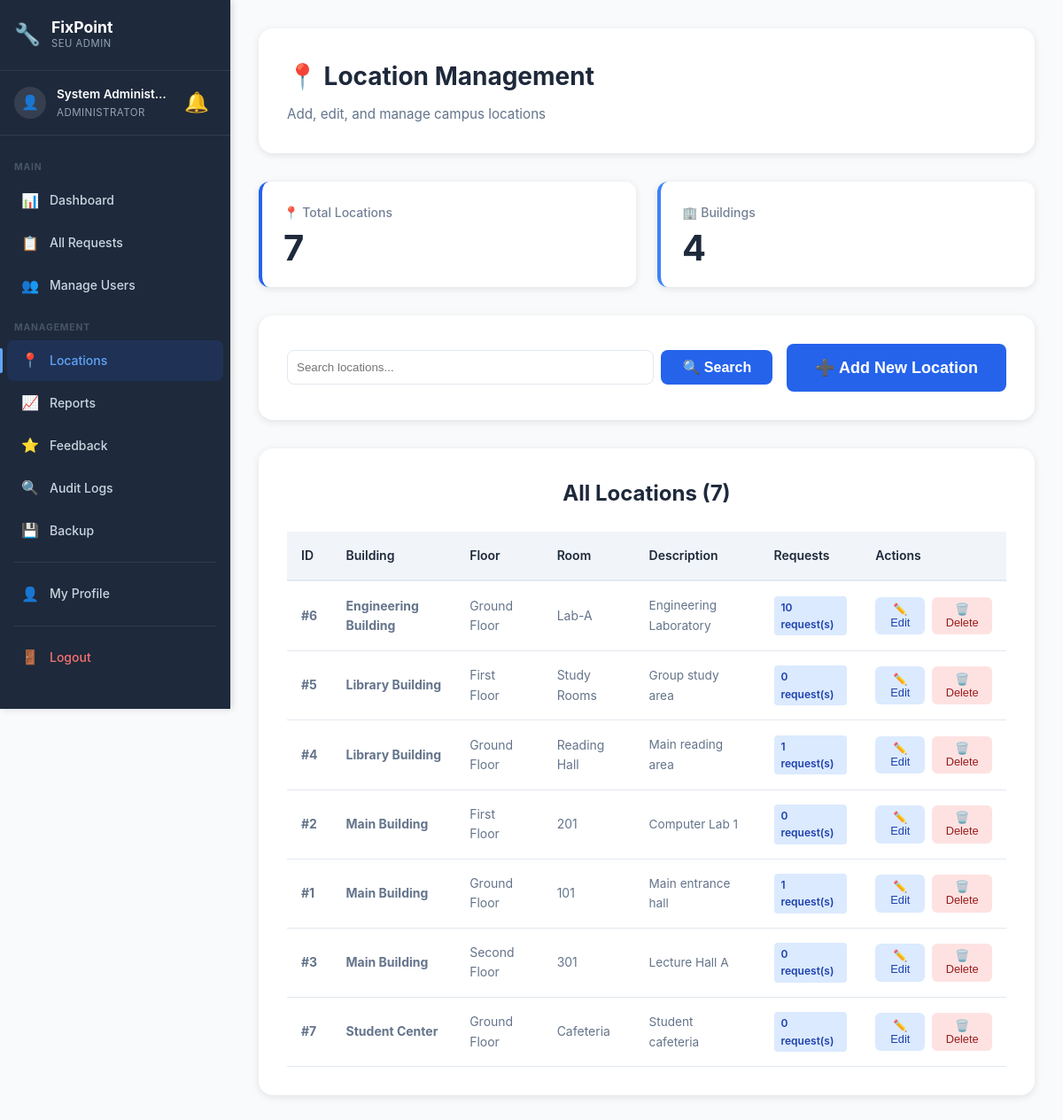
Page /admin/locations.php (signed in) on the committed database.
### tables this page shows
CREATE TABLE `location` (
  `LocationID` int(11) NOT NULL,
  `BuildingName` varchar(100) NOT NULL,
  `FloorNumber` varchar(20) DEFAULT NULL,
  `RoomNumber` varchar(50) DEFAULT NULL,
  `Description` text DEFAULT NULL
);

### config/helpers.php (called while the page is built, shortened)
<?php
function e($string) {
    return htmlspecialchars($string, ENT_QUOTES, 'UTF-8');
}
?>

### admin/locations.php (the view, shortened to what this page needs)
<?php
require_once __DIR__ . '/../config/database.php';
require_once __DIR__ . '/../config/helpers.php';
$search = isset($_GET['search']) ? trim($_GET['search']) : '';
$sql = "SELECT
            l.LocationID,
            l.BuildingName,
            l.FloorNumber,
            l.RoomNumber,
            l.Description,
            COUNT(mr.RequestID) as RequestCount,
            SUM(CASE WHEN mr.StatusID NOT IN (
                SELECT StatusID FROM status WHERE StatusName IN ('Completed', 'Cancelled')
            ) THEN 1 ELSE 0 END) as ActiveCount
        FROM location l
        LEFT JOIN maintenancerequest mr ON l.LocationID = mr.LocationID
        WHERE 1=1";
$sql .= " GROUP BY l.LocationID ORDER BY l.BuildingName, l.FloorNumber, l.RoomNumber";
$locations = $conn->query($sql)->fetch_all(MYSQLI_ASSOC);
$buildings_sql = "SELECT DISTINCT BuildingName FROM location ORDER BY BuildingName";
$buildings = $conn->query($buildings_sql)->fetch_all(MYSQLI_ASSOC);
$total_locations = count($locations);
$total_buildings = count($buildings);
$current_page = 'locations';
?>
<!DOCTYPE html>
<html lang="en">
<head>
    <link rel="stylesheet" href="../assets/css/style.css">
    <link rel="stylesheet" href="../assets/css/dashboard.css">
    <link rel="stylesheet" href="../assets/css/sidebar.css">
</head>
<body class="has-sidebar">
    <aside class="sidebar" id="sidebar">
        <div class="sidebar-header">
            <div class="sidebar-logo">
                <span class="sidebar-logo-icon">🔧</span>
                <div>
                    <span class="sidebar-logo-text">FixPoint</span>
                    <span class="sidebar-logo-sub">SEU Admin</span>
                </div>
            </div>
        </div>
        <div class="sidebar-user">
            <div class="sidebar-avatar">👤</div>
            <div class="sidebar-user-info">
                <span class="sidebar-user-name"><?php echo e($_SESSION['name']); ?></span>
                <span class="sidebar-user-role">Administrator</span>
            </div>
            <?php include __DIR__ . '/../includes/notification-bell.php'; ?>
        </div>
        <nav class="sidebar-nav">
            <div class="sidebar-section-label">Main</div>
            <a href="dashboard.php" class="sidebar-link <?php echo $current_page === 'dashboard' ? 'active' : ''; ?>">
                <span class="sidebar-icon">📊</span><span>Dashboard</span>
            </a>
            <a href="all-requests.php" class="sidebar-link <?php echo $current_page === 'all-requests' ? 'active' : ''; ?>">
                <span class="sidebar-icon">📋</span><span>All Requests</span>
            </a>
            <a href="users.php" class="sidebar-link <?php echo $current_page === 'users' ? 'active' : ''; ?>">
                <span class="sidebar-icon">👥</span><span>Manage Users</span>
            </a>
            <div class="sidebar-section-label">Management</div>
            <a href="locations.php" class="sidebar-link <?php echo $current_page === 'locations' ? 'active' : ''; ?>">
                <span class="sidebar-icon">📍</span><span>Locations</span>
            </a>
            <a href="reports.php" class="sidebar-link <?php echo $current_page === 'reports' ? 'active' : ''; ?>">
                <span class="sidebar-icon">📈</span><span>Reports</span>
            </a>
            <a href="all-feedback.php" class="sidebar-link <?php echo $current_page === 'all-feedback' ? 'active' : ''; ?>">
                <span class="sidebar-icon">⭐</span><span>Feedback</span>
            </a>
            <a href="audit-logs.php" class="sidebar-link <?php echo $current_page === 'audit-logs' ? 'active' : ''; ?>">
                <span class="sidebar-icon">🔍</span><span>Audit Logs</span>
            </a>
            <a href="backup.php" class="sidebar-link <?php echo $current_page === 'backup' ? 'active' : ''; ?>">
                <span class="sidebar-icon">💾</span><span>Backup</span>
            </a>
            <div class="sidebar-divider"></div>
<a href="profile.php" class="sidebar-link <?php echo $current_page === 'profile' ? 'active' : ''; ?>">
    <span class="sidebar-icon">👤</span><span>My Profile</span>
</a>
            <div class="sidebar-divider"></div>
            <a href="../auth/logout.php" class="sidebar-link sidebar-logout">
                <span class="sidebar-icon">🚪</span><span>Logout</span>
            </a>
        </nav>
    </aside>
    <div class="main-content">
            <div class="topbar-notif"><?php include __DIR__ . '/../includes/notification-bell.php'; ?></div>
    <div class="dashboard">
        <div class="dashboard-container">
            <div class="dashboard-header">
                <h1 class="welcome-text">📍 Location Management</h1>
                <p class="user-info">Add, edit, and manage campus locations</p>
            </div>
            <div class="stats-grid">
                <div class="stat-card">
                    <div class="stat-label">📍 Total Locations</div>
                    <div class="stat-value"><?php echo $total_locations; ?></div>
                </div>
                <div class="stat-card info">
                    <div class="stat-label">🏢 Buildings</div>
                    <div class="stat-value"><?php echo $total_buildings; ?></div>
                </div>
            </div>
            <div class="requests-section" style="margin-bottom: 2rem;">
                <div style="display: flex; justify-content: space-between; align-items: center; flex-wrap: wrap; gap: 1rem;">
                    <form method="GET" action="" style="display: flex; gap: 0.5rem; flex: 1; min-width: 250px;">
                        <input type="text" name="search" class="form-input" placeholder="Search locations..."
                               value="<?php echo e($search); ?>" style="flex: 1; padding: 0.625rem; border: 1px solid #e2e8f0; border-radius: 0.5rem;">
                        <button type="submit" class="btn btn-primary">🔍 Search</button>
                    </form>
                    <button class="btn btn-primary btn-large" onclick="openAddModal()">➕ Add New Location</button>
                </div>
            </div>
            <div class="requests-section">
                <h2 class="section-title">All Locations (<?php echo count($locations); ?>)</h2>
                <?php if (count($locations) > 0): ?>
                    <div style="overflow-x: auto;">
                        <table class="requests-table">
                            <thead>
                                <tr>
                                    <th>ID</th>
                                    <th>Building</th>
                                    <th>Floor</th>
                                    <th>Room</th>
                                    <th>Description</th>
                                    <th>Requests</th>
                                    <th>Actions</th>
                                </tr>
                            </thead>
                            <tbody>
                                <?php foreach ($locations as $loc): ?>
                                    <tr>
                                        <td><strong>#<?php echo $loc['LocationID']; ?></strong></td>
                                        <td><strong><?php echo e($loc['BuildingName']); ?></strong></td>
                                        <td><?php echo e($loc['FloorNumber']); ?></td>
                                        <td><?php echo e($loc['RoomNumber']); ?></td>
                                        <td>
                                            <?php if ($loc['Description']): ?>
                                                <span style="color: #64748b; font-size: 0.85rem;"><?php echo e($loc['Description']); ?></span>
                                            <?php else: ?>
                                                <span style="color: #94a3b8;">—</span>
                                            <?php endif; ?>
                                        </td>
                                        <td>
                                            <span class="loc-badge"><?php echo $loc['RequestCount']; ?> request(s)</span>
                                        </td>
                                        <td>
                                            <div style="display: flex; gap: 0.5rem;">
                                                <button class="action-btn btn-edit" onclick="openEditModal(<?php echo htmlspecialchars(json_encode($loc)); ?>)">
                                                    ✏️ Edit
                                                </button>
                                                <?php if ($loc['ActiveCount'] == 0): ?>
                                                    <button class="action-btn btn-delete" onclick="confirmDelete(<?php echo $loc['LocationID']; ?>, '<?php echo e($loc['BuildingName'] . ' - ' . $loc['RoomNumber']); ?>')">
                                                        🗑️ Delete
                                                    </button>
                                                <?php else: ?>
                                                    <button class="action-btn" style="background: #f1f5f9; color: #94a3b8; cursor: not-allowed;" disabled title="Has active requests">
                                                        🔒 In Use
                                                    </button>
                                                <?php endif; ?>
                                            </div>
                                        </td>
                                    </tr>
                                <?php endforeach; ?>
                            </tbody>
                        </table>
                    </div>
                <?php endif; ?>
            </div>
        </div>
    </div>
    </div>
</body>
</html>

### assets/css/style.css (style rules this page uses)
* { margin: 0; padding: 0; box-sizing: border-box; }
:root { --primary-color: #2563eb; --primary-dark: #1e40af; --secondary-color: #64748b; --success-color: #10b981; --danger-color: #ef4444; --warning-color: #f59e0b; --dark: #1e293b; --gray: #64748b; --light-gray: #f1f5f9; --white: #ffffff; --shadow: 0 4px 6px rgba(0, 0, 0, 0.1); --shadow-lg: 0 10px 25px rgba(0, 0, 0, 0.15); }
body { font-family: -apple-system, BlinkMacSystemFont, 'Segoe UI', Roboto, 'Helvetica Neue', Arial, sans-serif; line-height: 1.6; color: var(--dark); background-color: var(--white); }
.btn { display: inline-block; padding: 0.625rem 1.5rem; border-radius: 0.5rem; text-decoration: none; font-weight: 600; transition: all 0.3s; cursor: pointer; border: none; font-size: 1rem; }
.btn-primary { background: var(--primary-color); color: var(--white); }
.btn-large { padding: 1rem 2rem; font-size: 1.125rem; }
.stat-label { font-size: 0.875rem; opacity: 0.9; }
.section-title { font-size: 2.5rem; font-weight: 700; text-align: center; margin-bottom: 1rem; color: var(--dark); }

### assets/css/dashboard.css (style rules this page uses)
.dashboard { min-height: 100vh; background: #f8fafc; }
.dashboard-container { max-width: 1400px; margin: 0 auto; padding: 2rem; }
.dashboard-header { background: white; padding: 2rem; border-radius: 1rem; box-shadow: 0 2px 8px rgba(0,0,0,0.1); margin-bottom: 2rem; }
.welcome-text { font-size: 1.75rem; font-weight: 700; color: #1e293b; margin-bottom: 0.5rem; }
.user-info { color: #64748b; font-size: 0.95rem; }
.stats-grid { display: grid; grid-template-columns: repeat(auto-fit, minmax(250px, 1fr)); gap: 1.5rem; margin-bottom: 2rem; }
.stat-card { background: white; padding: 1.5rem; border-radius: 0.75rem; box-shadow: 0 2px 8px rgba(0,0,0,0.1); border-left: 4px solid #2563eb; transition: transform 0.2s; }
.stat-card.info { border-left-color: #3b82f6; }
.stat-label { font-size: 0.875rem; color: #64748b; margin-bottom: 0.5rem; font-weight: 500; }
.stat-value { font-size: 2.5rem; font-weight: 700; color: #1e293b; line-height: 1; }
.requests-section { background: white; padding: 2rem; border-radius: 1rem; box-shadow: 0 2px 8px rgba(0,0,0,0.1); }
.section-title { font-size: 1.5rem; font-weight: 700; color: #1e293b; margin-bottom: 1.5rem; }
.requests-table { width: 100%; border-collapse: collapse; overflow-x: auto; }
.requests-table th { background: #f1f5f9; padding: 1rem; text-align: left; font-weight: 600; color: #1e293b; border-bottom: 2px solid #e2e8f0; font-size: 0.875rem; white-space: nowrap; }
.requests-table td { padding: 1rem; border-bottom: 1px solid #e2e8f0; color: #64748b; font-size: 0.875rem; }

### admin/locations.php (style rules this page uses)
.loc-badge { display: inline-block; background: #dbeafe; color: #1e40af; padding: 0.2rem 0.5rem; border-radius: 0.25rem; font-size: 0.75rem; font-weight: 600; }
.action-btn { padding: 0.4rem 0.75rem; border-radius: 0.375rem; font-size: 0.8rem; font-weight: 500; border: none; cursor: pointer; transition: all 0.2s; text-decoration: none; }
.btn-edit { background: #dbeafe; color: #1e40af; }
.btn-delete { background: #fee2e2; color: #991b1b; }

### rows in the picture
location: LocationID "6", BuildingName "Engineering Building", FloorNumber "Ground Floor", RoomNumber "Lab-A", Description "Engineering Laboratory", RequestCount "10"
location: LocationID "5", BuildingName "Library Building", FloorNumber "First Floor", RoomNumber "Study Rooms", Description "Group study area", RequestCount "0"
location: LocationID "4", BuildingName "Library Building", FloorNumber "Ground Floor", RoomNumber "Reading Hall", Description "Main reading area", RequestCount "1"
location: LocationID "2", BuildingName "Main Building", FloorNumber "First Floor", RoomNumber "201", Description "Computer Lab 1", RequestCount "0"
location: LocationID "1", BuildingName "Main Building", FloorNumber "Ground Floor", RoomNumber "101", Description "Main entrance hall", RequestCount "1"
location: LocationID "3", BuildingName "Main Building", FloorNumber "Second Floor", RoomNumber "301", Description "Lecture Hall A", RequestCount "0"
location: LocationID "7", BuildingName "Student Center", FloorNumber "Ground Floor", RoomNumber "Cafeteria", Description "Student cafeteria", RequestCount "0"

### other values in the picture
$_SESSION['name'] "System Administ…"
$total_locations "7"
$total_buildings "4"
count($locations) "7"
